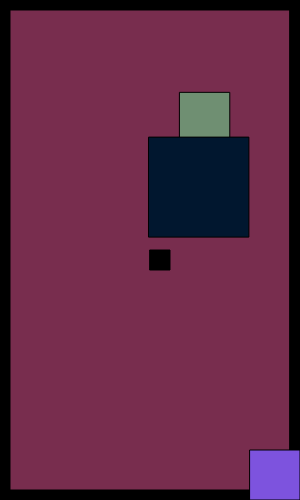
Frame 1 (no input)
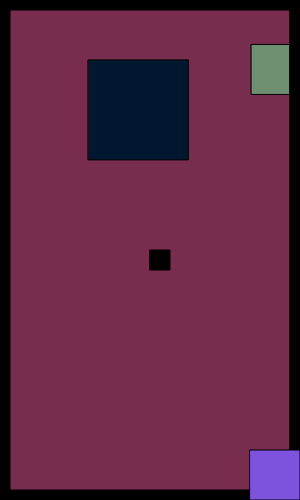
Frame 60 (no input)
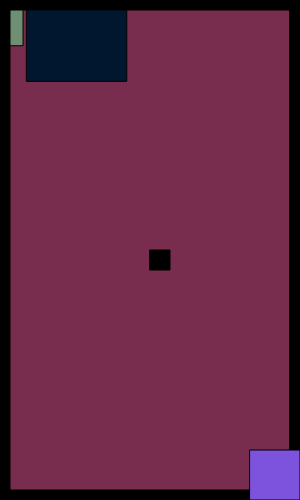
Frame 120 (the mouse pressed at the canvas centre since frame 60)

The p5.js sketch that drew these frames (run headless with seeded random() and noise() and a simulated clock; from frame 60 on, the mouse is pressed at the canvas centre):

// p5.js sketch
// ── sketch.js

var w = 87;
var s = 83;
var a = 65;
var d = 68;

var playerX = 150;
var playerY = 250;
var playerWidth = 20;
var playerHeight = 20;

var obstacleX = 100;
var obstacleY = 100;
var obstacleWidth = 50;
var obstacleHeight = 50;

var obstacle2x = 200;
var obstacle2y = 200;
var obstacle2Width = 100;
var obstacle2Height = 100;

var obstacleXSpeed;
var obstacleYSpeed;
var obstacle2XSpeed;
var obstacle2YSpeed;

var clickX;
var clickY;
var clickSize = 20;

var exitX = 250;
var exitY = 450;
var exitWidth = 50;
var exitHeight = 50;

function setup()
{
    createCanvas(300, 500);

    obstacleX = random(0, width - obstacleWidth);
    obstacleY = random(0, height - obstacleHeight);
    obstacle2x = random(0, width - obstacle2Width);
    obstacle2y = random(0, height - obstacle2Height);

    obstacleXSpeed = random(-2, 2);
    obstacleYSpeed = random(-2, 2);
    obstacle2XSpeed = random(-2, 2);
    obstacle2YSpeed = random(-2, 2);
}

function draw()
{
    background(120, 45, 78);

    movePlayer(); 
    createPlayer();
  drawClickObject();
  
     moveGreenObstacle();
    moveBlueObstacle();
     drawGreenObstacle();
      drawBlueObstacle();
   
    drawBorder();
    drawExit();
exitCondition();
    
    }

// Mouse click event
function mouseClicked() {
        clickX = mouseX;
        clickY = mouseY;
    }
function createPlayer() {
    fill(0);
    rect(playerX, playerY, playerWidth, playerHeight);
}

// Player movement
function movePlayer() {

    
    if (keyIsDown(w)) {
        playerY -= 5;
        if (playerY < 0) {
            playerY = 0;
        }
    }

    if (keyIsDown(s)) {
        playerY += 5;
        if (playerY > height - playerHeight) {
            playerY = height - playerHeight;
        }
    }

    if (keyIsDown(a)) {
        playerX -= 5;
        if (playerX < 0) {
            playerX = 0;
        }
    }

    if (keyIsDown(d)) {
        playerX += 5;
        if (playerX > width - playerWidth) {
            playerX = width - playerWidth;
        }
    }
}
function drawClickObject(){
fill(0);
rect(clickX, clickY, clickSize, clickSize); 
 }  

function drawGreenObstacle() {
     fill(111, 143, 114);
    rect(obstacleX, obstacleY, obstacleWidth, obstacleHeight);
}

function drawBlueObstacle() {
    fill(1, 23, 47);
    rect(obstacle2x, obstacle2y, obstacle2Width, obstacle2Height);
}

function moveGreenObstacle() {
    obstacleX += obstacleXSpeed;
    obstacleY += obstacleYSpeed;
    if (obstacleX > width) {
        obstacleX = -obstacleWidth;
    }
    else if (obstacleX < -obstacleWidth) {
        obstacleX = width;
    }
    if (obstacleY > height) {
        obstacleY = -obstacleHeight;
    }
    else if (obstacleY < -obstacleHeight) {
        obstacleY = height;
    }
}


function moveBlueObstacle() {
    obstacle2x += obstacle2XSpeed;
    obstacle2y += obstacle2YSpeed;
    if (obstacle2y > height) {
        obstacle2y = -obstacle2Height;
    }
    else if (obstacle2y < -obstacle2Height) {
        obstacle2y = height;
    }
    if (obstacle2x > width) {
        obstacle2x = -obstacle2Width;
    }
    else if (obstacle2x < -obstacle2Width) {
        obstacle2x = width;
    }
}

function drawBorder () {
    fill(0);
    rect(0, 0, width ,10);
    rect(0, 0, 10, height);
    rect(0, height - 10, width, 10);
    rect(width - 10, 0, 10, height);    
}
         
function drawExit() {
    fill(125, 83, 222);
    rect(exitX, exitY, exitWidth, exitHeight);
}  

function exitCondition() {
    if (playerX < exitX + exitWidth &&
        playerX + playerWidth > exitX &&
        playerY < exitY + exitHeight &&
        playerY + playerHeight > exitY) {
        // Player has reached the exit
        text("You Win!", 100, 250);
    }  
}
